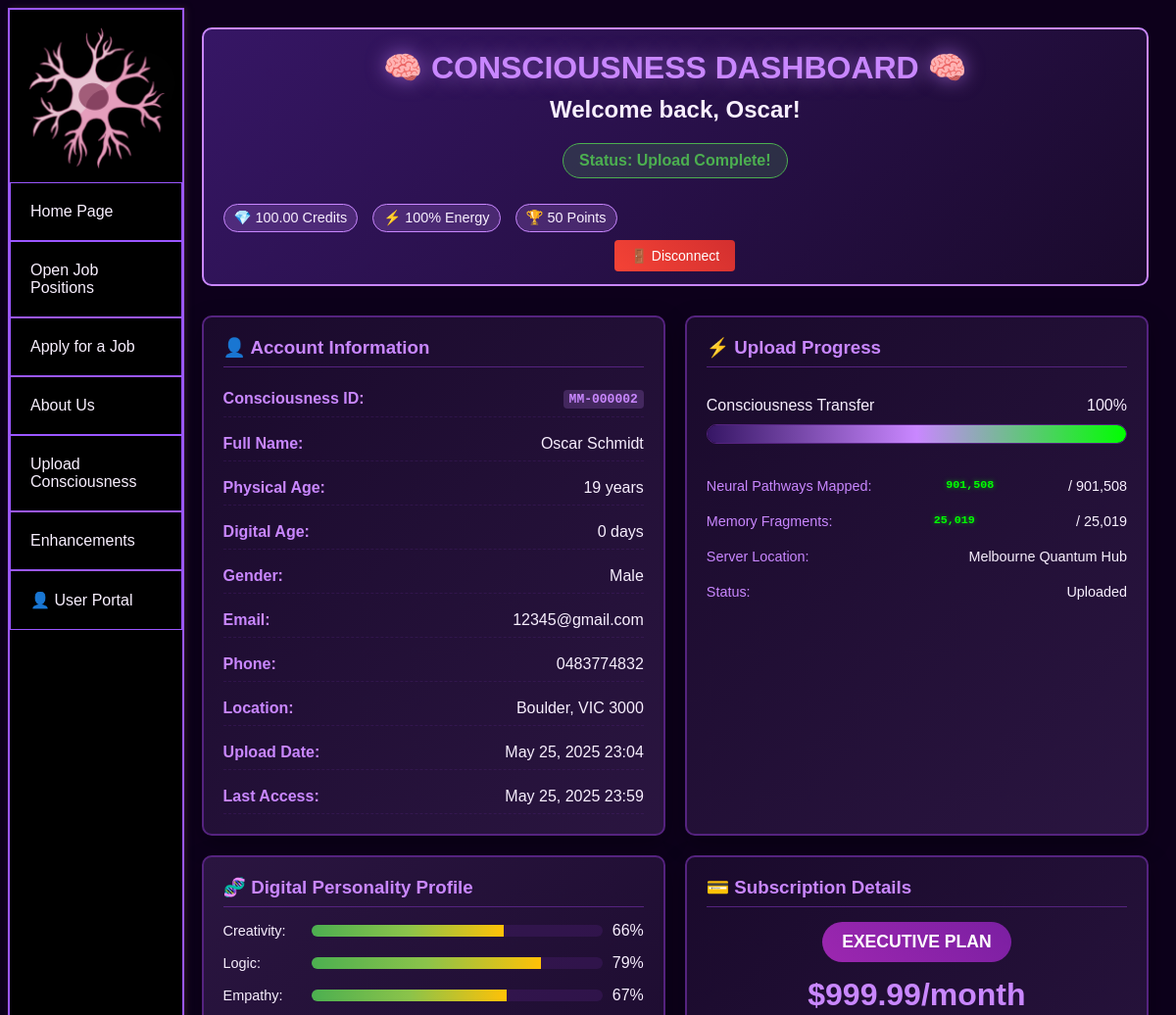
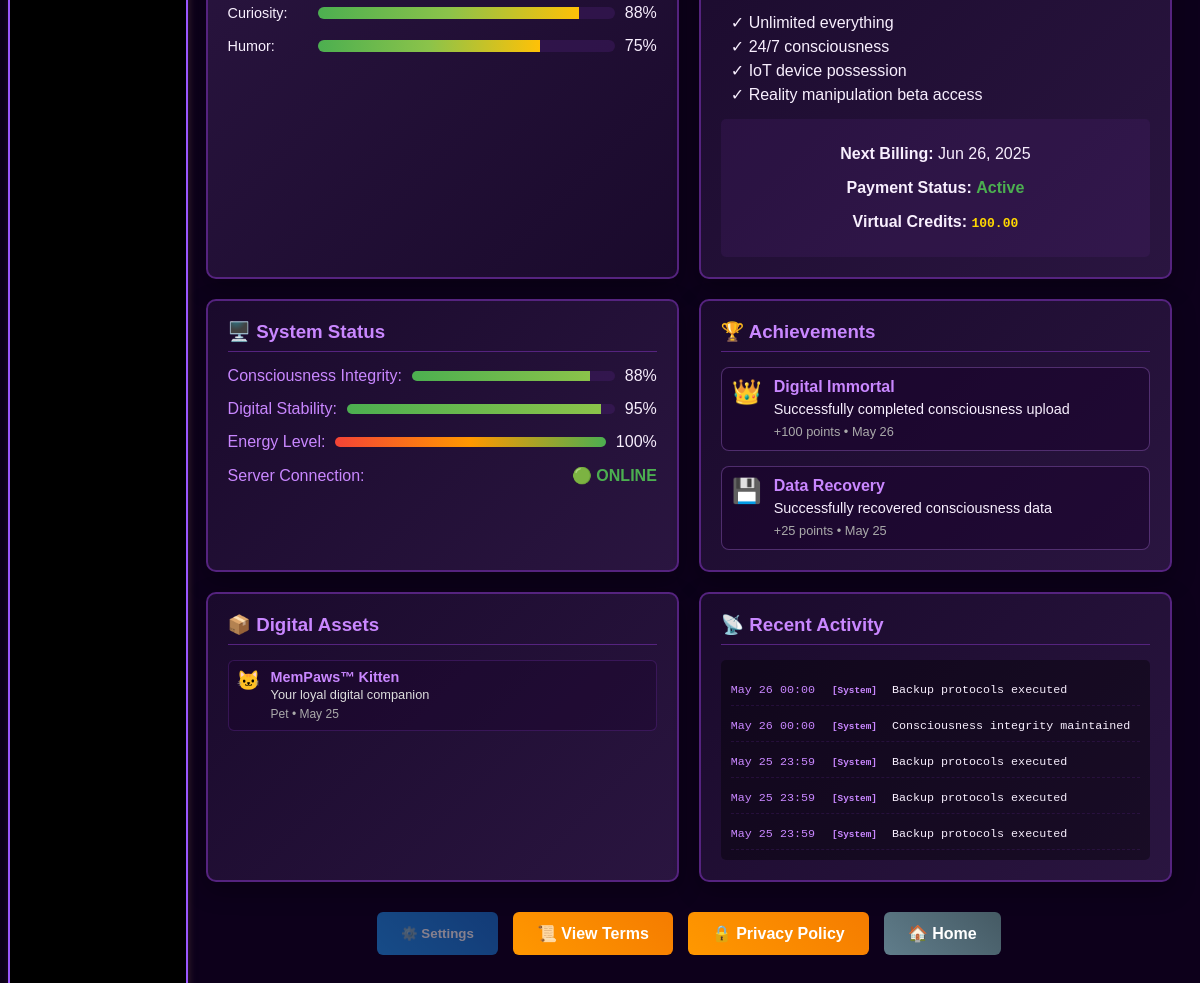
/user_dashboard.php (signed in), run on the app's committed database (2 pictures, top to bottom).
### tables this page shows
CREATE TABLE `consciousness_uploads` (
  `UploadID` int(11) NOT NULL,
  `FirstName` varchar(50) NOT NULL,
  `LastName` varchar(50) NOT NULL,
  `Email` varchar(255) NOT NULL,
  `Password` varchar(255) NOT NULL,
  `DateOfBirth` date NOT NULL,
  `Gender` enum('Male','Female','Other','Prefer not to say') NOT NULL,
  `StreetAddress` varchar(100) NOT NULL,
  `City` varchar(50) NOT NULL,
  `State` varchar(3) NOT NULL,
  `Postcode` varchar(4) NOT NULL,
  `Phone` varchar(15) NOT NULL,
  `EmergencyContact` varchar(100) DEFAULT NULL,
  `EmergencyPhone` varchar(15) DEFAULT NULL,
  `SubscriptionPlan` enum('Basic','Premium','Executive') DEFAULT 'Basic',
  `MedicalConditions` text DEFAULT NULL,
  `SpecialRequests` text DEFAULT NULL,
  `ConsciousnessConsent` tinyint(1) DEFAULT 0,
  `PhysicalConsent` tinyint(1) DEFAULT 0,
  `DataUseConsent` tinyint(1) DEFAULT 0,
  `TermsAccepted` tinyint(1) DEFAULT 0,
  `Status` enum('Pending','Processing','Uploaded','Failed') DEFAULT 'Pending',
  `UploadTimestamp` timestamp NOT NULL DEFAULT current_timestamp(),
  `LastLogin` timestamp NULL DEFAULT NULL,
  `UploadProgress` int(11) DEFAULT 0,
  `NeuralPathwaysTotal` int(11) DEFAULT 0,
  `NeuralPathwaysMapped` int(11) DEFAULT 0,
  `MemoryFragmentsTotal` int(11) DEFAULT 0,
  `MemoryFragmentsMapped` int(11) DEFAULT 0,
  `ServerLocation` varchar(100) DEFAULT '',
  `ConsciousnessIntegrity` int(11) DEFAULT 0,
  `DigitalStability` int(11) DEFAULT 0,
  `DigitalEnergy` int(11) DEFAULT 100,
  `TotalActiveTime` int(11) DEFAULT 0,
  `LastProgressUpdate` timestamp NOT NULL DEFAULT current_timestamp(),
  `DigitalPersonality` text DEFAULT NULL,
  `AchievementPoints` int(11) DEFAULT 0,
  `VirtualCredits` decimal(10,2) DEFAULT 100.00
);

CREATE TABLE `user_achievements` (
  `AchievementID` int(11) NOT NULL,
  `UserID` int(11) NOT NULL,
  `AchievementName` varchar(100) NOT NULL,
  `AchievementDescription` text DEFAULT NULL,
  `AchievementIcon` varchar(10) DEFAULT '?',
  `UnlockedTimestamp` timestamp NOT NULL DEFAULT current_timestamp(),
  `PointsAwarded` int(11) DEFAULT 10
);

CREATE TABLE `user_digital_assets` (
  `AssetID` int(11) NOT NULL,
  `UserID` int(11) NOT NULL,
  `AssetType` enum('Pet','Environment','Memory','Skill','Tool') NOT NULL,
  `AssetName` varchar(100) NOT NULL,
  `AssetDescription` text DEFAULT NULL,
  `AssetIcon` varchar(10) DEFAULT '?',
  `AcquiredTimestamp` timestamp NOT NULL DEFAULT current_timestamp(),
  `IsActive` tinyint(1) DEFAULT 1
);

CREATE TABLE `user_activity_log` (
  `ActivityID` int(11) NOT NULL,
  `UserID` int(11) NOT NULL,
  `ActivityType` varchar(50) NOT NULL,
  `ActivityDescription` text NOT NULL,
  `ActivityTimestamp` timestamp NOT NULL DEFAULT current_timestamp(),
  `ImportanceLevel` enum('Low','Medium','High','Critical') DEFAULT 'Medium'
);

### user_dashboard.php (the view, shortened to what this page needs)
<?php
require_once("update_user_progress.php");
$conn = mysqli_connect($host, $user, $pswd, $dbnm);
$user_id = $_SESSION['user_id'];
$stmt = mysqli_prepare($conn, "SELECT * FROM consciousness_uploads WHERE UploadID = ?");
mysqli_stmt_bind_param($stmt, 'i', $user_id);
mysqli_stmt_execute($stmt);
$result = mysqli_stmt_get_result($stmt);
$user_data = mysqli_fetch_assoc($result);
$activity_stmt = mysqli_prepare($conn, "SELECT ActivityType, ActivityDescription, ActivityTimestamp, ImportanceLevel FROM user_activity_log WHERE UserID = ? ORDER BY ActivityTimestamp DESC LIMIT 10");
mysqli_stmt_bind_param($activity_stmt, 'i', $user_id);
mysqli_stmt_execute($activity_stmt);
$activities_result = mysqli_stmt_get_result($activity_stmt);
$activities = mysqli_fetch_all($activities_result, MYSQLI_ASSOC);
$achievement_stmt = mysqli_prepare($conn, "SELECT AchievementName, AchievementDescription, AchievementIcon, UnlockedTimestamp, PointsAwarded FROM user_achievements WHERE UserID = ? ORDER BY UnlockedTimestamp DESC");
mysqli_stmt_bind_param($achievement_stmt, 'i', $user_id);
mysqli_stmt_execute($achievement_stmt);
$achievements_result = mysqli_stmt_get_result($achievement_stmt);
$achievements = mysqli_fetch_all($achievements_result, MYSQLI_ASSOC);
$assets_stmt = mysqli_prepare($conn, "SELECT AssetType, AssetName, AssetDescription, AssetIcon, AcquiredTimestamp FROM user_digital_assets WHERE UserID = ? AND IsActive = 1 ORDER BY AcquiredTimestamp DESC");
mysqli_stmt_bind_param($assets_stmt, 'i', $user_id);
mysqli_stmt_execute($assets_stmt);
$assets_result = mysqli_stmt_get_result($assets_stmt);
$digital_assets = mysqli_fetch_all($assets_result, MYSQLI_ASSOC);
$birth_date = new DateTime($user_data['DateOfBirth']);
$today = new DateTime();
$age = $birth_date->diff($today)->y;
$upload_date = new DateTime($user_data['UploadTimestamp']);
$digital_age = $today->diff($upload_date)->days;
$personality = json_decode($user_data['DigitalPersonality'], true);
$status_message = "Upload Complete!";
$status_class = "complete";
include 'header.inc';
include 'nav.inc';
?>
<body class="global_style upload_style manage_style">
    <div id="main-container" class="account-dashboard">
        <div class="dashboard-header">
            <h1>🧠 CONSCIOUSNESS DASHBOARD 🧠</h1>
            <div class="user-welcome">
                <h2>Welcome back, <?= htmlspecialchars($user_data['FirstName']) ?>!</h2>
                <p class="upload-status <?= $status_class ?>">Status: <?= $status_message ?></p>
                <div class="user-stats-quick">
                    <span class="stat">💎 <?= $user_data['VirtualCredits'] ?> Credits</span>
                    <span class="stat">⚡ <?= $user_data['DigitalEnergy'] ?>% Energy</span>
                    <span class="stat">🏆 <?= $user_data['AchievementPoints'] ?> Points</span>
                </div>
                <div class="user-controls">
                    <a href="user_login.php?logout=1" class="logout-btn">🚪 Disconnect</a>
                </div>
            </div>
        </div>
        <div class="dashboard-grid">
            <div class="dashboard-card account-info">
                <h3>👤 Account Information</h3>
                <div class="info-grid">
                    <div class="info-item"><label>Consciousness ID:</label><span class="consciousness-id">MM-<?= sprintf("%06d", $user_data['UploadID']) ?></span></div>
                    <div class="info-item"><label>Full Name:</label><span><?= htmlspecialchars($user_data['FirstName'] . " " . $user_data['LastName']) ?></span></div>
                    <div class="info-item"><label>Physical Age:</label><span><?= $age ?> years</span></div>
                    <div class="info-item"><label>Digital Age:</label><span class="digital-age"><?= $digital_age ?> days</span></div>
                    <div class="info-item"><label>Gender:</label><span><?= htmlspecialchars($user_data['Gender']) ?></span></div>
                    <div class="info-item"><label>Email:</label><span><?= htmlspecialchars($user_data['Email']) ?></span></div>
                    <div class="info-item"><label>Phone:</label><span><?= htmlspecialchars($user_data['Phone']) ?></span></div>
                    <div class="info-item"><label>Location:</label><span><?= htmlspecialchars($user_data['City'] . ", " . $user_data['State'] . " " . $user_data['Postcode']) ?></span></div>
                    <div class="info-item"><label>Upload Date:</label><span><?= date('M d, Y H:i', strtotime($user_data['UploadTimestamp'])) ?></span></div>
                    <?php if ($user_data['LastLogin']): ?>
                        <div class="info-item"><label>Last Access:</label><span><?= date('M d, Y H:i', strtotime($user_data['LastLogin'])) ?></span></div>
                    <?php endif; ?>
                </div>
            </div>
            <div class="dashboard-card upload-progress">
                <h3>⚡ Upload Progress</h3>
                <div class="progress-details">
                    <div class="progress-container">
                        <div class="progress-label"><span>Consciousness Transfer</span><span class="progress-percent"><?= $user_data['UploadProgress'] ?>%</span></div>
                        <div class="progress-bar"><div class="progress-value" style="width: <?= $user_data['UploadProgress'] ?>%"></div></div>
                    </div>
                    <div class="upload-stats">
                        <div class="stat-item"><label>Neural Pathways Mapped:</label><span class="neural-count"><?= number_format($user_data['NeuralPathwaysMapped']) ?></span> / <?= number_format($user_data['NeuralPathwaysTotal']) ?></div>
                        <div class="stat-item"><label>Memory Fragments:</label><span class="memory-count"><?= number_format($user_data['MemoryFragmentsMapped']) ?></span> / <?= number_format($user_data['MemoryFragmentsTotal']) ?></div>
                        <div class="stat-item"><label>Server Location:</label><span><?= htmlspecialchars($user_data['ServerLocation']) ?></span></div>
                        <div class="stat-item"><label>Status:</label><span class="status-<?= $status_class ?>"><?= $user_data['Status'] ?></span></div>
                    </div>
                </div>
            </div>
            <?php if ($personality): ?>
            <div class="dashboard-card personality-profile">
                <h3>🧬 Digital Personality Profile</h3>
                <div class="personality-stats">
                    <?php foreach ($personality as $trait => $value): ?>
                        <div class="personality-item">
                            <label><?= ucfirst($trait) ?>:</label>
                            <div class="personality-bar">
                                <div class="personality-fill" style="width: <?= $value ?>%"></div>
                            </div>
                            <span><?= $value ?>%</span>
                        </div>
                    <?php endforeach; ?>
                </div>
            </div>
            <?php endif; ?>
            <div class="dashboard-card subscription-info">
                <h3>💳 Subscription Details</h3>
                <div class="subscription-details">
                    <div class="plan-badge plan-<?= strtolower($user_data['SubscriptionPlan']) ?>"><?= strtoupper($user_data['SubscriptionPlan']) ?> PLAN</div>
                    <?php
                    $plan_prices = ['Basic' => 49.99, 'Premium' => 199.99, 'Executive' => 999.99];
                    $plan_features = [
                        'Basic' => ['500MB thought storage', '2 hours active consciousness/day', 'Basic digital environment'],
                        'Premium' => ['Unlimited thought storage', '16 hours active consciousness/day', 'Premium virtual environments', 'Memory backup'],
                        'Executive' => ['Unlimited everything', '24/7 consciousness', 'IoT device possession', 'Reality manipulation beta access']
                    ];
                    ?>
                    <div class="plan-price">$<?= $plan_prices[$user_data['SubscriptionPlan']] ?>/month</div>
                    <div class="plan-features">
                        <?php foreach ($plan_features[$user_data['SubscriptionPlan']] as $feature): ?>
                            <div class="feature">✓ <?= $feature ?></div>
                        <?php endforeach; ?>
                    </div>
                    <div class="billing-info">
                        <p><strong>Next Billing:</strong> <?= date('M d, Y', strtotime('+1 month')) ?></p>
                        <p><strong>Payment Status:</strong> <span class="status-active">Active</span></p>
                        <p><strong>Virtual Credits:</strong> <span class="credits"><?= $user_data['VirtualCredits'] ?></span></p>
                    </div>
                </div>
            </div>
            <div class="dashboard-card system-status">
                <h3>🖥️ System Status</h3>
                <div class="status-grid">
                    <div class="status-item">
                        <label>Consciousness Integrity:</label>
                        <div class="status-bar"><div class="status-fill" style="width: <?= $user_data['ConsciousnessIntegrity'] ?>%"></div></div>
                        <span><?= $user_data['ConsciousnessIntegrity'] ?>%</span>
                    </div>
                    <div class="status-item">
                        <label>Digital Stability:</label>
                        <div class="status-bar"><div class="status-fill" style="width: <?= $user_data['DigitalStability'] ?>%"></div></div>
                        <span><?= $user_data['DigitalStability'] ?>%</span>
                    </div>
                    <div class="status-item">
                        <label>Energy Level:</label>
                        <div class="status-bar"><div class="status-fill energy-bar" style="width: <?= $user_data['DigitalEnergy'] ?>%"></div></div>
                        <span><?= $user_data['DigitalEnergy'] ?>%</span>
                    </div>
                    <div class="status-item">
                        <label>Server Connection:</label>
                        <div class="connection-status online">🟢 ONLINE</div>
                    </div>
                </div>
            </div>
            <?php if (!empty($achievements)): ?>
            <div class="dashboard-card achievements">
                <h3>🏆 Achievements</h3>
                <div class="achievements-list">
                    <?php foreach ($achievements as $achievement): ?>
                        <div class="achievement-item">
                            <span class="achievement-icon"><?= $achievement['AchievementIcon'] ?></span>
                            <div class="achievement-details">
                                <strong><?= htmlspecialchars($achievement['AchievementName']) ?></strong>
                                <p><?= htmlspecialchars($achievement['AchievementDescription']) ?></p>
                                <small>+<?= $achievement['PointsAwarded'] ?> points • <?= date('M d', strtotime($achievement['UnlockedTimestamp'])) ?></small>
                            </div>
                        </div>
                    <?php endforeach; ?>
                </div>
            </div>
            <?php endif; ?>
            <?php if (!empty($digital_assets)): ?>
            <div class="dashboard-card digital-assets">
                <h3>📦 Digital Assets</h3>
                <div class="assets-grid">
                    <?php foreach ($digital_assets as $asset): ?>
                        <div class="asset-item">
                            <span class="asset-icon"><?= $asset['AssetIcon'] ?></span>
                            <div class="asset-info">
                                <strong><?= htmlspecialchars($asset['AssetName']) ?></strong>
                                <p><?= htmlspecialchars($asset['AssetDescription']) ?></p>
                                <small><?= ucfirst($asset['AssetType']) ?> • <?= date('M d', strtotime($asset['AcquiredTimestamp'])) ?></small>
                            </div>
                        </div>
                    <?php endforeach; ?>
                </div>
            </div>
            <?php endif; ?>
            <div class="dashboard-card activity-feed">
                <h3>📡 Recent Activity</h3>
                <div class="activity-log">
                    <?php foreach ($activities as $activity): ?>
                        <div class="activity-item">
                            <span class="timestamp"><?= date('M d H:i', strtotime($activity['ActivityTimestamp'])) ?></span>
                            <span class="activity-type">[<?= $activity['ActivityType'] ?>]</span>
                            <?= htmlspecialchars($activity['ActivityDescription']) ?>
                        </div>
                    <?php endforeach; ?>
                </div>
            </div>
        </div>
        <div class="dashboard-actions">
            <?php if ($user_data['Status'] != 'Uploaded'): ?>
                <button class="action-btn primary disabled" title="Available after upload completion">⚙️ Settings</button>
            <?php else: ?>
                <button class="action-btn primary disabled" title="Settings coming soon">⚙️ Settings</button>
            <?php endif; ?>
            <a href="terms.php" class="action-btn secondary" target="_blank">📜 View Terms</a>
            <a href="privacy.php" class="action-btn secondary" target="_blank">🔒 Privacy Policy</a>
            <a href="index.php" class="action-btn neutral">🏠 Home</a>
        </div>
    </div>
</body>
</html>

### data on the page
consciousness_uploads: FirstName "Oscar", VirtualCredits "100.00", DigitalEnergy "100", AchievementPoints "50", UploadID "000002", FirstName+LastName "Oscar Schmidt", Gender "Male", Email "12345@gmail.com", Phone "0483774832", City+State+Postcode "Boulder, VIC 3000", UploadTimestamp "May 25, 2025 23:04", LastLogin "May 25, 2025 23:59", UploadProgress "100", NeuralPathwaysMapped "901,508", NeuralPathwaysTotal "901,508", MemoryFragmentsMapped "25,019", MemoryFragmentsTotal "25,019", ServerLocation "Melbourne Quantum Hub", Status "Uploaded", DigitalPersonality "66", DigitalPersonality "79", DigitalPersonality "67", DigitalPersonality "88", DigitalPersonality "75", SubscriptionPlan "EXECUTIVE", SubscriptionPlan "999.99", SubscriptionPlan "Unlimited everything", SubscriptionPlan "24/7 consciousness", SubscriptionPlan "IoT device possession", SubscriptionPlan "Reality manipulation beta access", ConsciousnessIntegrity "88", DigitalStability "95"
user_achievements: AchievementIcon "👑", AchievementName "Digital Immortal", AchievementDescription "Successfully completed consciousness upload", PointsAwarded "100", UnlockedTimestamp "May 26"
user_achievements: AchievementIcon "💾", AchievementName "Data Recovery", AchievementDescription "Successfully recovered consciousness data", PointsAwarded "25", UnlockedTimestamp "May 25"
user_digital_assets: AssetIcon "🐱", AssetName "MemPaws™ Kitten", AssetDescription "Your loyal digital companion", AssetType "Pet", AcquiredTimestamp "May 25"
user_activity_log: ActivityTimestamp "May 26 00:00", ActivityType "System", ActivityDescription "Backup protocols executed"
user_activity_log: ActivityTimestamp "May 26 00:00", ActivityType "System", ActivityDescription "Consciousness integrity maintained"
user_activity_log: ActivityTimestamp "May 25 23:59", ActivityType "System", ActivityDescription "Backup protocols executed"
user_activity_log: ActivityTimestamp "May 25 23:59", ActivityType "System", ActivityDescription "Backup protocols executed"
user_activity_log: ActivityTimestamp "May 25 23:59", ActivityType "System", ActivityDescription "Backup protocols executed"

### other printed values
$status_message "Upload Complete!"
$trait "Creativity"
$trait "Logic"
$trait "Empathy"
$trait "Curiosity"
$trait "Humor"
